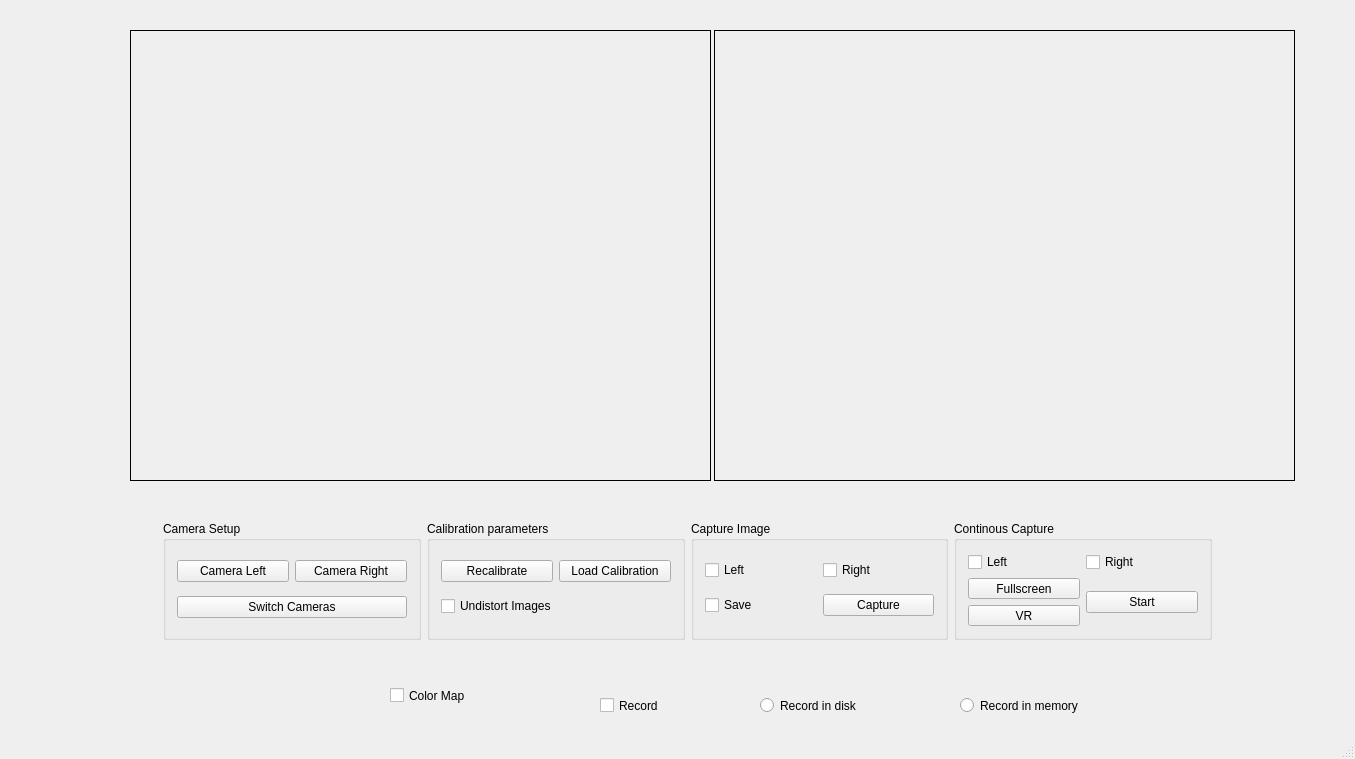
<?xml version="1.0" encoding="UTF-8"?>
<ui version="4.0">
 <class>MainWindow</class>
 <widget class="QMainWindow" name="MainWindow">
  <property name="geometry">
   <rect>
    <x>0</x>
    <y>0</y>
    <width>1355</width>
    <height>759</height>
   </rect>
  </property>
  <property name="contextMenuPolicy">
   <enum>Qt::NoContextMenu</enum>
  </property>
  <property name="windowTitle">
   <string>VR Viewer</string>
  </property>
  <widget class="QWidget" name="centralWidget">
   <widget class="QWidget" name="layoutWidget">
    <property name="geometry">
     <rect>
      <x>152</x>
      <y>510</y>
      <width>1071</width>
      <height>141</height>
     </rect>
    </property>
    <layout class="QHBoxLayout" name="horizontalLayout_8">
     <item>
      <widget class="QGroupBox" name="groupBox_cameraParams">
       <property name="title">
        <string>Camera Setup</string>
       </property>
       <layout class="QHBoxLayout" name="horizontalLayout_11">
        <item>
         <layout class="QVBoxLayout" name="verticalLayout_8">
          <item>
           <layout class="QHBoxLayout" name="horizontalLayout_10">
            <item>
             <widget class="QPushButton" name="changeParamsL_pushButton">
              <property name="text">
               <string>Camera Left</string>
              </property>
             </widget>
            </item>
            <item>
             <widget class="QPushButton" name="changeParamsR_pushButton">
              <property name="text">
               <string>Camera Right</string>
              </property>
             </widget>
            </item>
           </layout>
          </item>
          <item>
           <layout class="QHBoxLayout" name="horizontalLayout_16">
            <item>
             <widget class="QPushButton" name="switchCamera_pushButton">
              <property name="enabled">
               <bool>true</bool>
              </property>
              <property name="sizePolicy">
               <sizepolicy hsizetype="Minimum" vsizetype="Fixed">
                <horstretch>0</horstretch>
                <verstretch>0</verstretch>
               </sizepolicy>
              </property>
              <property name="minimumSize">
               <size>
                <width>2</width>
                <height>1</height>
               </size>
              </property>
              <property name="text">
               <string>Switch Cameras</string>
              </property>
             </widget>
            </item>
           </layout>
          </item>
         </layout>
        </item>
       </layout>
      </widget>
     </item>
     <item>
      <widget class="QGroupBox" name="groupBox_3">
       <property name="title">
        <string>Calibration parameters</string>
       </property>
       <layout class="QHBoxLayout" name="horizontalLayout_5">
        <item>
         <layout class="QVBoxLayout" name="verticalLayout">
          <item>
           <layout class="QHBoxLayout" name="horizontalLayout">
            <item>
             <widget class="QPushButton" name="exeButton">
              <property name="text">
               <string>Recalibrate</string>
              </property>
             </widget>
            </item>
            <item>
             <widget class="QPushButton" name="pushButton_loadCalibration">
              <property name="text">
               <string>Load Calibration</string>
              </property>
             </widget>
            </item>
           </layout>
          </item>
          <item>
           <widget class="QCheckBox" name="checkBox_undistort">
            <property name="text">
             <string>Undistort Images</string>
            </property>
           </widget>
          </item>
         </layout>
        </item>
       </layout>
      </widget>
     </item>
     <item>
      <widget class="QGroupBox" name="groupBox_capture">
       <property name="title">
        <string>Capture Image</string>
       </property>
       <layout class="QHBoxLayout" name="horizontalLayout_6">
        <item>
         <layout class="QVBoxLayout" name="verticalLayout_2">
          <item>
           <layout class="QHBoxLayout" name="horizontalLayout_3">
            <item>
             <widget class="QCheckBox" name="checkBox_capture_left">
              <property name="text">
               <string>Left</string>
              </property>
             </widget>
            </item>
            <item>
             <widget class="QCheckBox" name="checkBox_capture_right">
              <property name="text">
               <string>Right</string>
              </property>
             </widget>
            </item>
           </layout>
          </item>
          <item>
           <layout class="QHBoxLayout" name="horizontalLayout_2">
            <item>
             <widget class="QCheckBox" name="checkBox_save">
              <property name="text">
               <string>Save</string>
              </property>
             </widget>
            </item>
            <item>
             <widget class="QPushButton" name="captureButton">
              <property name="enabled">
               <bool>true</bool>
              </property>
              <property name="text">
               <string>Capture</string>
              </property>
             </widget>
            </item>
           </layout>
          </item>
         </layout>
        </item>
       </layout>
      </widget>
     </item>
     <item>
      <widget class="QGroupBox" name="groupBox_record">
       <property name="title">
        <string>Continous Capture</string>
       </property>
       <layout class="QHBoxLayout" name="horizontalLayout_7">
        <item>
         <layout class="QVBoxLayout" name="verticalLayout_3">
          <item>
           <layout class="QHBoxLayout" name="horizontalLayout_4">
            <item>
             <widget class="QCheckBox" name="checkBox_continous_left">
              <property name="text">
               <string>Left</string>
              </property>
             </widget>
            </item>
            <item>
             <widget class="QCheckBox" name="checkBox_continous_right">
              <property name="text">
               <string>Right</string>
              </property>
             </widget>
            </item>
           </layout>
          </item>
          <item>
           <layout class="QHBoxLayout" name="horizontalLayout_9">
            <item>
             <layout class="QVBoxLayout" name="verticalLayout_5">
              <item>
               <widget class="QPushButton" name="pushButton_Fullscreen">
                <property name="text">
                 <string>Fullscreen</string>
                </property>
                <property name="autoDefault">
                 <bool>false</bool>
                </property>
               </widget>
              </item>
              <item>
               <widget class="QPushButton" name="pushButton_VR">
                <property name="text">
                 <string>VR</string>
                </property>
               </widget>
              </item>
             </layout>
            </item>
            <item>
             <widget class="QPushButton" name="recordingButton">
              <property name="text">
               <string>Start</string>
              </property>
             </widget>
            </item>
           </layout>
          </item>
         </layout>
        </item>
       </layout>
      </widget>
     </item>
    </layout>
   </widget>
   <widget class="QLabel" name="label_display1">
    <property name="geometry">
     <rect>
      <x>130</x>
      <y>30</y>
      <width>581</width>
      <height>451</height>
     </rect>
    </property>
    <property name="frameShape">
     <enum>QFrame::Box</enum>
    </property>
    <property name="midLineWidth">
     <number>0</number>
    </property>
    <property name="text">
     <string/>
    </property>
    <property name="scaledContents">
     <bool>true</bool>
    </property>
   </widget>
   <widget class="QLabel" name="label_display2">
    <property name="geometry">
     <rect>
      <x>714</x>
      <y>30</y>
      <width>581</width>
      <height>451</height>
     </rect>
    </property>
    <property name="frameShape">
     <enum>QFrame::Box</enum>
    </property>
    <property name="text">
     <string/>
    </property>
    <property name="scaledContents">
     <bool>true</bool>
    </property>
   </widget>
   <widget class="QCheckBox" name="checkBox_saveVideo">
    <property name="geometry">
     <rect>
      <x>600</x>
      <y>690</y>
      <width>121</width>
      <height>31</height>
     </rect>
    </property>
    <property name="text">
     <string>Record</string>
    </property>
   </widget>
   <widget class="QRadioButton" name="radioButton_recordMemory">
    <property name="geometry">
     <rect>
      <x>960</x>
      <y>690</y>
      <width>131</width>
      <height>31</height>
     </rect>
    </property>
    <property name="text">
     <string>Record in memory</string>
    </property>
   </widget>
   <widget class="QRadioButton" name="radioButton_recordDisk">
    <property name="geometry">
     <rect>
      <x>760</x>
      <y>690</y>
      <width>161</width>
      <height>31</height>
     </rect>
    </property>
    <property name="text">
     <string>Record in disk</string>
    </property>
   </widget>
   <widget class="QCheckBox" name="checkBox_colormap">
    <property name="geometry">
     <rect>
      <x>390</x>
      <y>680</y>
      <width>161</width>
      <height>31</height>
     </rect>
    </property>
    <property name="text">
     <string>Color Map</string>
    </property>
   </widget>
   <zorder>label_display1</zorder>
   <zorder>label_display2</zorder>
   <zorder>layoutWidget</zorder>
   <zorder>checkBox_saveVideo</zorder>
   <zorder>radioButton_recordMemory</zorder>
   <zorder>radioButton_recordDisk</zorder>
   <zorder>checkBox_colormap</zorder>
  </widget>
  <widget class="QStatusBar" name="statusBar"/>
 </widget>
 <layoutdefault spacing="6" margin="11"/>
 <resources/>
 <connections/>
</ui>
